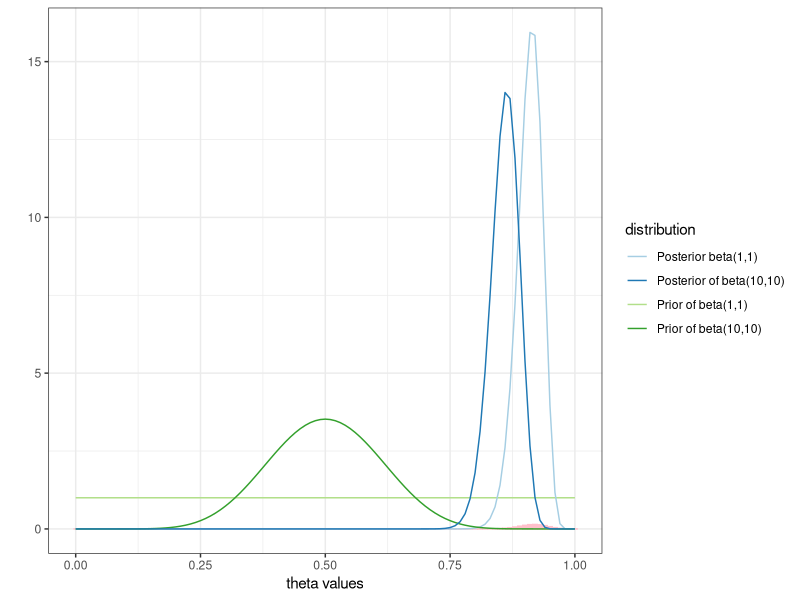

R code for this plot:
## ---- chunk 1
n <- 129 
y <- 118 
theta.hat <- y / n #binomial 
se <- sqrt((theta.hat * (1 - theta.hat)) / n)
lower<- theta.hat - 1.96 * se
upper <- theta.hat + 1.96 * se
confint <- c(lower, upper)
theta.hat
confint
## ---- chunk 2
#beta(1,1) is equivalent to uniform(0,1)
#y:number of success
#n: total number of trials
a.prior <- 1
b.prior <- 1
a.post <- a.prior + y
b.post <- b.prior + n - y
posterior_mean <- a.post / (a.post + b.post)
credible_interval <- qbeta(c(0.025, 0.975), a.post, b.post)
posterior_mean
credible_interval
## ---- chunk 3
a.prior <- 10
b.prior <- 10
a.post <- a.prior + y
b.post <- b.prior + n - y
posterior_mean <- a.post / (a.post + b.post)
credible_interval <- qbeta(c(0.025, 0.975), a.post, b.post)
posterior_mean
credible_interval
## ---- chunk 4
#histogram 
set.seed(123)
library(ggplot2)
n <- 129 
y <- 118 
n2 <- 100 
k <- seq(0, n2)

data <- data.frame(x = seq(0,1,0.01),k = k, y = dbinom(k, n2, y / n))
ggplot(data) +
geom_bar(aes(x = x, y = y), stat = "identity", fill = "pink", color = "pink")+
  stat_function(fun = dbeta, args = list(shape1 = 1, shape2 = 1), aes(color = "Prior of beta(1,1)")) + 
  stat_function(fun = dbeta, args = list(shape1 = y+1, shape2 = n-y+1), aes(color = "Posterior beta(1,1)")) + 
    stat_function(fun = dbeta, args = list(shape1 = 10, shape2 = 10), aes(color = "Prior of beta(10,10) ")) + 
  stat_function(fun = dbeta, args = list(shape1 = y+10, shape2 = 10+n-y), aes(color = "Posterior of beta(10,10)")) +
  xlab("theta values")+
  ylab("") +
  scale_color_brewer(palette = "Paired", name = "distribution")+
  scale_fill_discrete(name = "") + theme_bw() 
## ---- chunk 5
m <- 251527
f <- 241945
probability <- pbeta(0.5, m + 1, 1 + f)
probability
